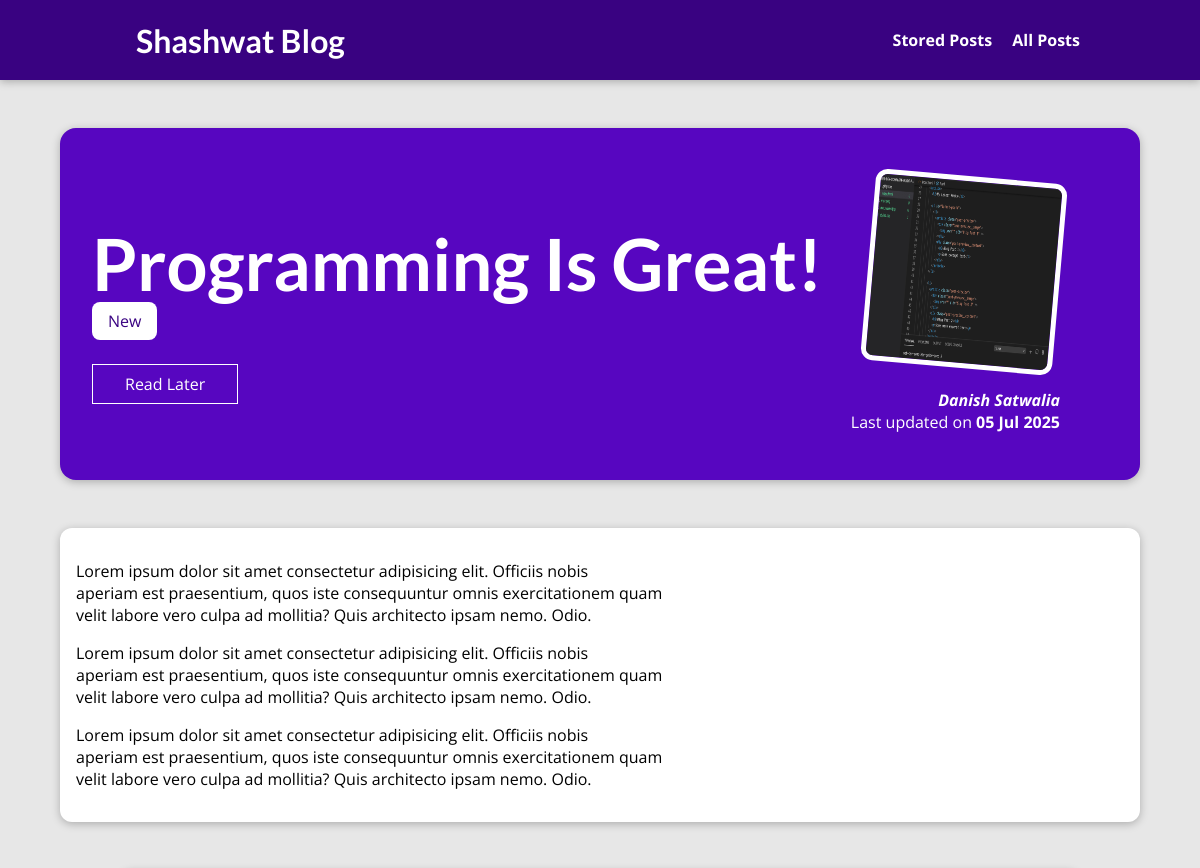
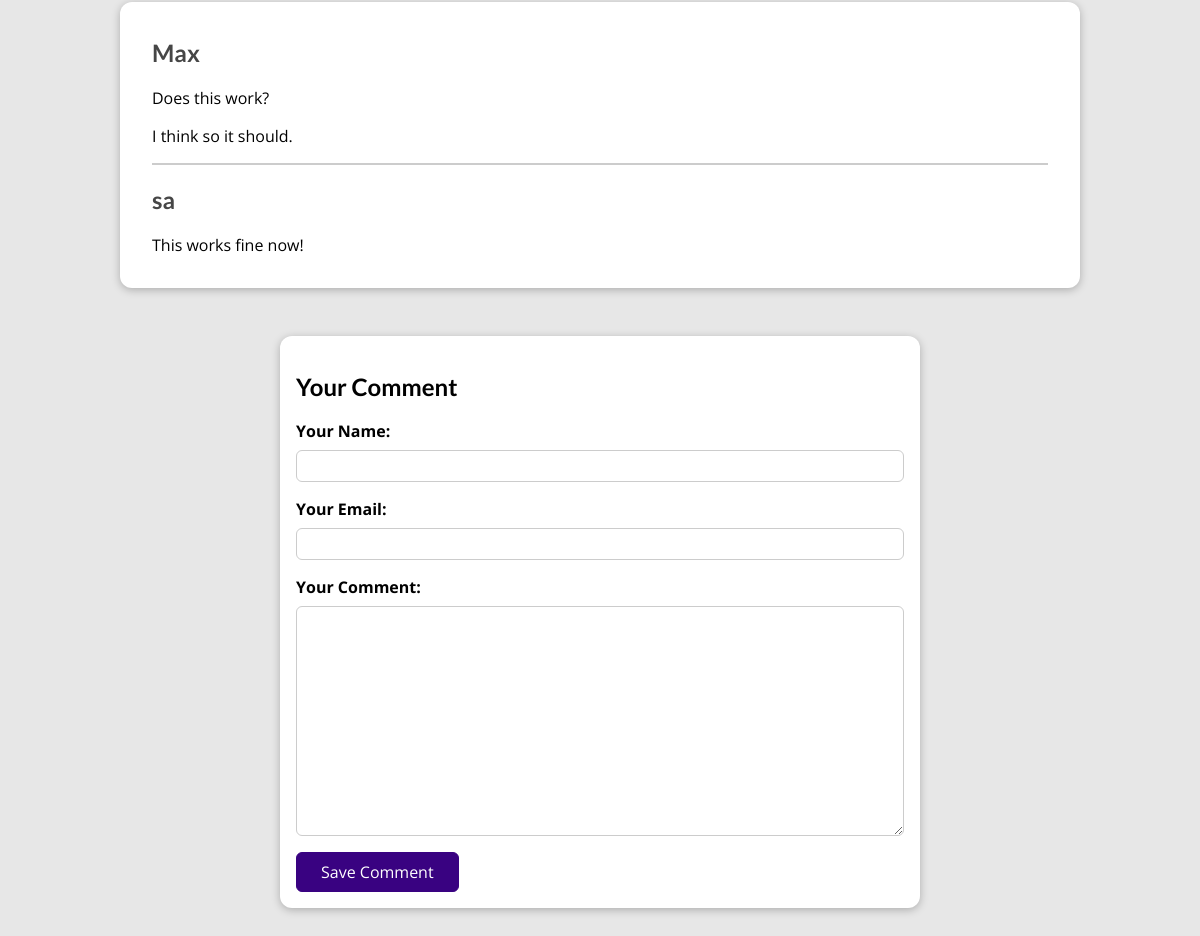
Page /posts/programming-is-fun on the committed database (2 pictures, top to bottom).
### blog/models.py (models this page shows, shortened)
class Post(models.Model):
    title = models.CharField(max_length=150)
    excerpt = models.CharField(max_length=200)
    image = models.ImageField(upload_to="posts", null=True)
    date = models.DateField(auto_now=True)
    slug = models.SlugField(unique=True,db_index=True)
    content = models.TextField(validators=[MinLengthValidator(10)])
    author = models.ForeignKey(Author,on_delete=models.SET_NULL,null=True,related_name="posts")
    tags = models.ManyToManyField(Tag)

class Tag(models.Model):
    caption = models.CharField(max_length=20)

class Author(models.Model):
    first_name = models.CharField(max_length=100)
    last_name = models.CharField(max_length=100)
    email_address = models.EmailField()
    def full_name(self):
        return f"{self.first_name} {self.last_name}"
    def __str__(self):
        return self.full_name()

class Comment(models.Model):
    user_name = models.CharField(max_length=120)
    user_email = models.EmailField()
    text = models.TextField(max_length=400)
    post = models.ForeignKey(Post, on_delete=models.CASCADE, related_name="comments")

### blog/views.py (the view, shortened to what this page needs)
# urls.py: path('posts/<slug>', views.SinglePostView.as_view(), name="post-detail-page"),  #posts/my-first-post
class SinglePostView(View):
    def is_stored_post(self,request,post_id):
        stored_posts = request.session.get("stored_posts")
        if stored_posts is not None:
            is_saved_for_later = post_id in stored_posts
        else:
            is_saved_for_later = False
        return is_saved_for_later
    def get(self,request,slug):
        post = Post.objects.get(slug=slug)
        context = {
            "post":post,
            "post_tags": post.tags.all(),
            "comment_form": CommentForm(),
            "comments": post.comments.all().order_by("-id"),
            "saved_for_later": self.is_stored_post(request,post.id)
        }
        return render(request,"blog/post-detail.html",context)

### blog/forms.py
class CommentForm(forms.ModelForm):
    class Meta:
        model = Comment
        exclude = ["post"]
        labels = {
            "user_name": "Your Name",
            "user_email": "Your Email",
            "text": "Your Comment"
        }

### blog/templates/blog/post-detail.html (shortened to what this page needs)
{% extends "base.html" %}
{% load static %}
{% block css_files %}
    <link rel="stylesheet" href="{% static "blog/post-detail.css" %}"/>
{% endblock %}
{% block content %}
    <section id="summary">
        <h2>{{ post.title }}</h2>
        <div>
            {% for tag in post_tags %}
                <span class="tag">{{ tag.caption }}</span>
            {% endfor %}
        </div>
        <div id="read-later">
            <form action="{% url "read-later" %}" method="POST">
                <button>
                    {% if saved_for_later %}
                        Remove from "Read-Later" list
                    {% else %}
                        Read Later
                    {% endif %}
                </button>
            </form>
        </div>
        <article>
            <img src="{{ post.image.url }}" alt="{{ post.title }}">
            <address><a href="mailto:{{ post.author.email_address }}">{{ post.author | title }}</a></address>
            <div>
                Last updated on <time>{{ post.date|date:"d M Y" }}</time>
            </div>
        </article>
    </section>
    <main>
        {{ post.content| linebreaks }}
    </main>
    <section id="comments">
        <ul>
            {% for comment in comments %}
                <li>
                    <h2>{{ comment.user_name }}</h2>
                    <p>{{ comment.text| linebreaks }}</p>
                </li>
            {% endfor %}
        </ul>
    </section>
    <section id = "comment-form">
        <h2>Your Comment</h2>
        <form action="{% url "post-detail-page" post.slug %}" method="POST" novalidate>
            {% for form_field in comment_form %}
            <div class="form-control{% if form_field.errors %} invalid{% endif %}">
                {{ form_field.label_tag }}
                {{ form_field }}
            </div>
            {% endfor %}
            <button>Save Comment</button>
        </form>
    </section>
{% endblock %}

### templates/base.html (shortened to what this page needs)
{% load static %}
<!DOCTYPE html>
<html lang="en">
<head>
    <link rel="stylesheet" href="{% static "app.css" %}">
    {% block css_files %}{% endblock %}
</head>
<body>
    <header id="main-navigation">
        <h1><a href="{% url "starting-page" %}">Shashwat Blog</a></h1>
        <nav>
            <a href="{% url "read-later" %}">Stored Posts</a>
            <a href="{% url "posts-page" %}">All Posts</a>
        </nav>
     </header>
    {% block content %}{% endblock %}
</body>
</html>

### static/app.css (style rules this page uses)
* { box-sizing: border-box; }
html { font-family: 'Open Sans', 'Lato', sans-serif; }
body { margin: 0; }
h1, h2, h3 { font-family: 'Lato', sans-serif; font-weight: bold; }
#main-navigation { width: 100%; height: 5rem; display: flex; justify-content: space-between; align-items: center; padding: 0 10%; position: absolute; top: 0; left: 0; }
#main-navigation a { text-decoration: none; color: white; font-weight: bold; margin-left: 1rem; }

### blog/static/blog/post-detail.css (style rules this page uses)
body { background-color: #e7e7e7; }
#main-navigation { background-color: #390281; box-shadow: 0 2px 8px rgba(0, 0, 0, 0.25); }
#summary { margin: 8rem auto 3rem auto; padding: 2rem; width: 90%; max-width: 90rem; border-radius: 16px; background-color: #5706c0; position: relative; box-shadow: 0 2px 8px rgba(0, 0, 0, 0.25); height: 22rem; }
#summary h2 { color: white; font-size: 4.5rem; margin-bottom: 0.25rem; }
#summary article { position: absolute; top: 2rem; right: 3rem; padding: 1rem 2rem; border-radius: 12px; text-align: right; color: white; }
#summary article img { width: 12rem; height: 12rem; border-radius: 12px; transform: rotateZ(5deg); border: 5px solid white; margin-bottom: 1rem; }
#summary address { font-weight: bold; }
#summary a { color: white; text-decoration: none; }
#summary time { font-weight: bold; }
#read-later { margin: 2rem 0; }
#read-later button { background-color: transparent; border: 1px solid white; padding: 0.5rem 2rem; font: inherit; color: white; cursor: pointer; }
main { width: 90%; max-width: 90rem; margin: 3rem auto; background-color: white; padding: 1rem; border-radius: 12px; box-shadow: 0 2px 8px rgba(0, 0, 0, 0.25); }
.tag { background-color: white; color: #390281; padding: 0.5rem 1rem; border-radius: 8px; }
#comment-form { margin: 3rem auto; width: 90%; max-width: 40rem; border-radius: 12px; background-color: white; box-shadow: 0 2px 8px rgba(0, 0, 0, 0.25); padding: 1rem; }
#comment-form button { font: inherit; background-color: #390281; color: white; border: 1px solid #390281; padding: 0.5rem 1.5rem; border-radius: 6px; cursor: pointer; }
.form-control { margin-bottom: 1rem; }
.form-control label { font-weight: bold; margin-bottom: 0.5rem; display: block; }
.form-control input, .form-control textarea { display: block; width: 100%; font: inherit; padding: 0.25rem; border-radius: 6px; border: 1px solid #ccc; }
#comments { margin: 3rem auto; width: 90%; max-width: 60rem; border-radius: 12px; background-color: white; box-shadow: 0 2px 8px rgba(0, 0, 0, 0.25); padding: 1rem 2rem; }
#comments ul { list-style: none; margin: 0; padding: 0; }
#comments li { margin-bottom: 1rem; border-bottom: 2px solid #ccc; }
#comments li:last-of-type { border-bottom: none; }
#comments h2 { color: #464646; }

### rows in the picture
Post: title "Programming Is Great!", image (picture), author "Danish Satwalia", date "05 Jul 2025", content "Lorem ipsum dolor sit amet consectetur adipisicing elit. Officiis nobis aperiam est praesentium, quos iste consequuntur omnis exercitationem quam velit labore vero culpa ad mollitia? Quis architecto ipsam nemo. Odio. Lorem ipsum dolor sit amet consectetur adipisicing elit. Officiis nobis aperiam est praesentium, quos iste consequuntur omnis exercitationem quam velit labore vero culpa ad mollitia? Quis architecto ipsam nemo. Odio. Lorem ipsum dolor sit amet consectetur adipisicing elit. Officiis nobis aperiam est praesentium, quos iste consequuntur omnis exercitationem quam velit labore vero culpa ad mollitia? Quis architecto ipsam nemo. Odio."
Tag: caption "New"
Comment: user_name "Max", text "Does this work? I think so it should."
Comment: user_name "sa", text "This works fine now!"
